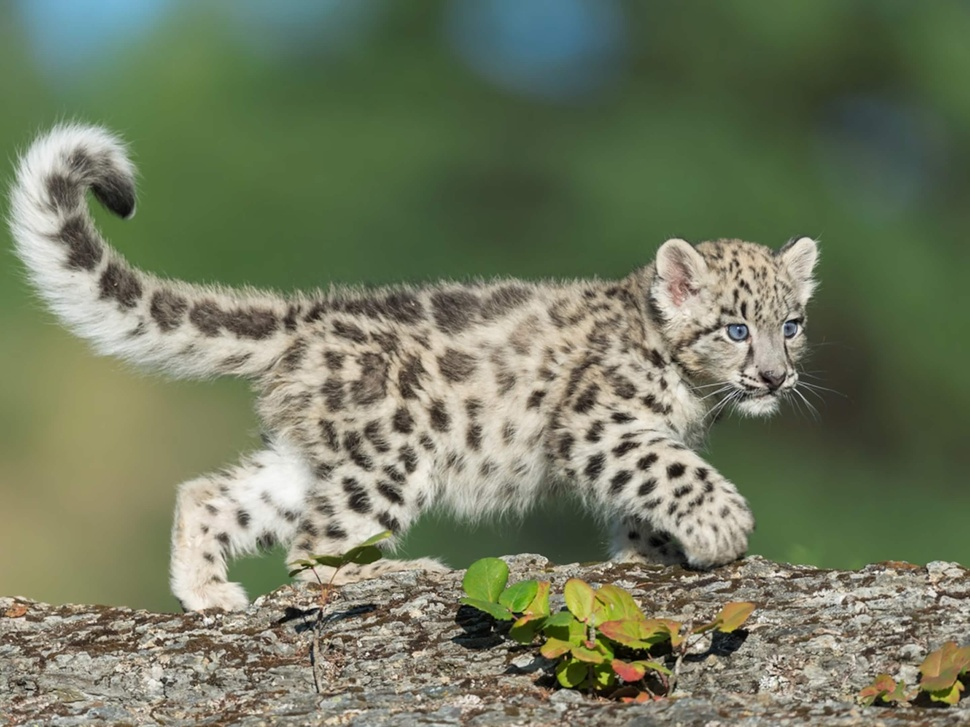
#> input picture Photos/snowcat.jpg, 970 x 727 px, shrunk from 2881 x 2160 before the run, found by its file name
$ python Day5_CV.py
#> lines starting #> are read from the running program, lines starting #| are printed output that depends on the picture; after the words box and inside, x2 and y2 are one past the last pixel; in counts of white or black regions, pixels touching at a corner belong together
import cv2 as cv

# Load image
img = cv.imread('Photos/snowcat.jpg')
#> img is the input picture: shape (727, 970, 3); mean B, G, R 95.9, 121.5, 114

# Convert image to grayscale
gray = cv.cvtColor(img, cv.COLOR_BGR2GRAY)
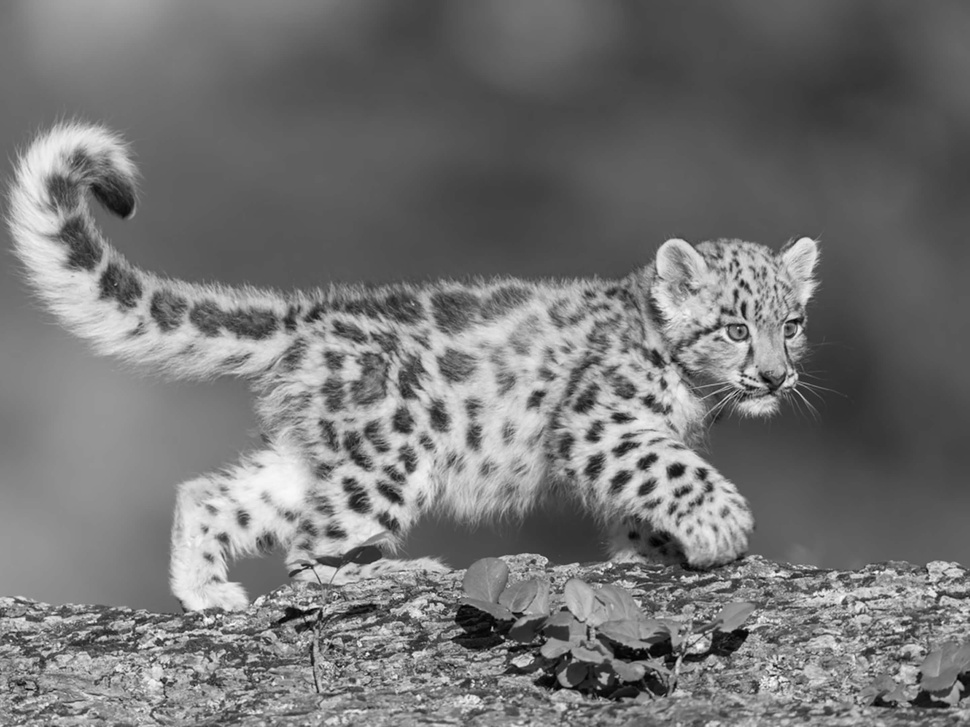
#> gray: shape (727, 970); min 0, max 254, mean 116.4

# Apply blur to reduce noise
blur = cv.GaussianBlur(gray, (5, 5), cv.BORDER_DEFAULT)

# Detect edges
canny = cv.Canny(blur, 50, 150)
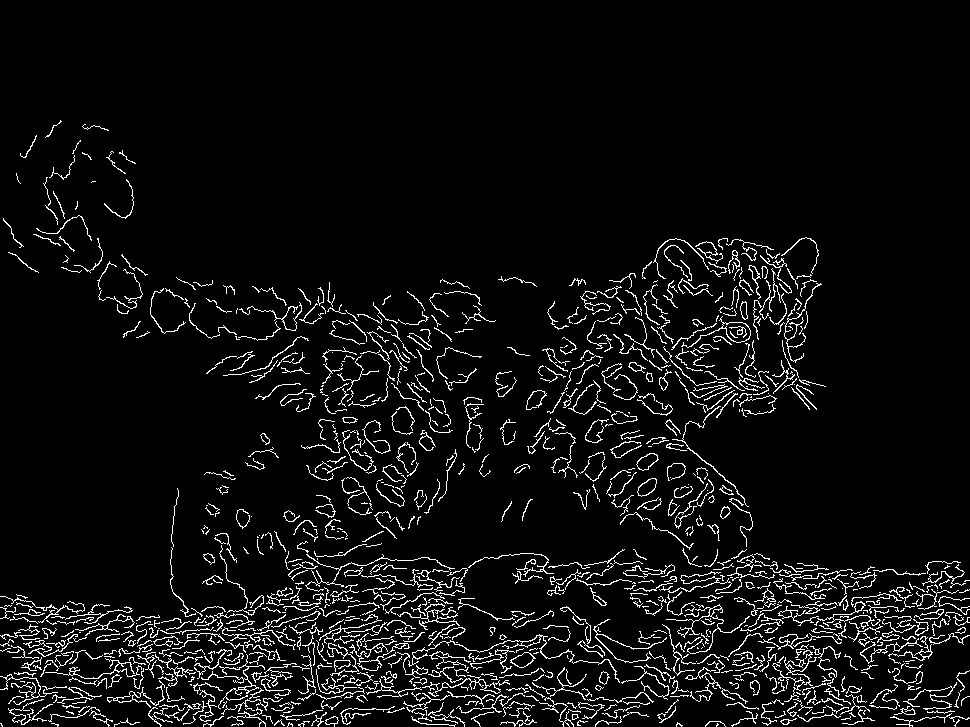
#> canny: shape (727, 970); 5.9% white in thin lines or dots, all inside (x1, y1, x2, y2) = (0, 120, 970, 727)

# Find contours
contours, hierarchies = cv.findContours(canny, cv.RETR_LIST, cv.CHAIN_APPROX_SIMPLE)
#> contours = 1136 contours, 973 with area under 20; largest, box (x1, y1, x2, y2) and area: (681, 316, 751, 348) 443, (722, 322, 751, 343) 406, (636, 453, 659, 471) 224, (510, 652, 536, 668) 221, (637, 478, 657, 497) 216

print(f'{len(contours)} contours found.')
#| 1136 contours found.

# Draw contours on image
blank = img.copy()
cv.drawContours(blank, contours, -1, (0, 255, 0), 2)
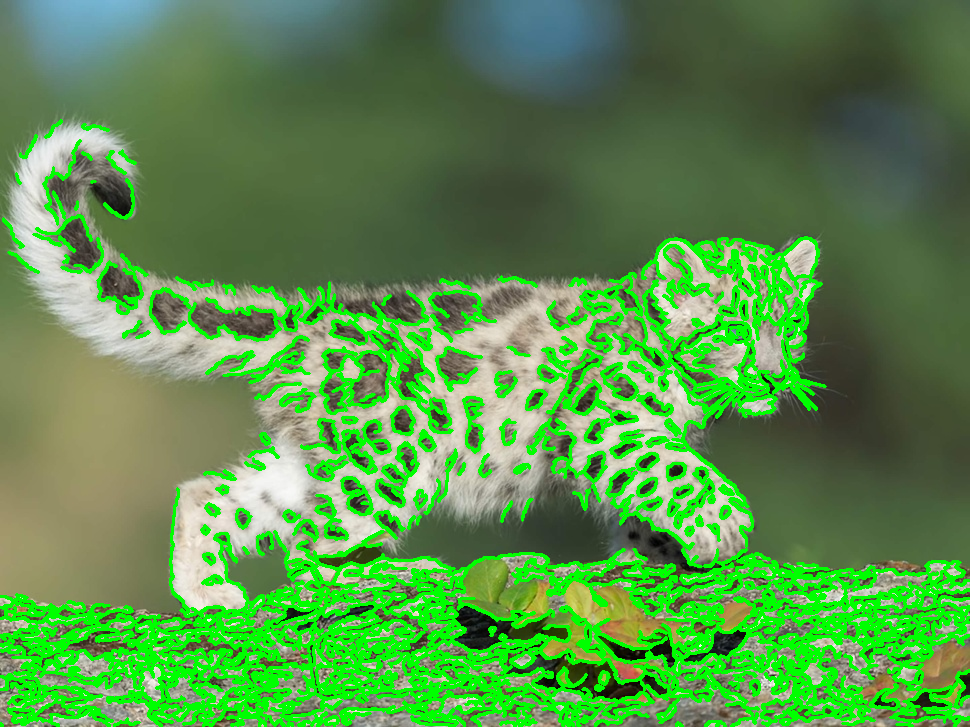
#> blank: shape (727, 970, 3); 18.36% of pixels changed, all inside (x1, y1, x2, y2) = (0, 119, 970, 727)

cv.imshow('Original Image', img)
cv.imshow('Edges', canny)
cv.imshow('Contours', blank)

cv.waitKey(0)
cv.destroyAllWindows()
